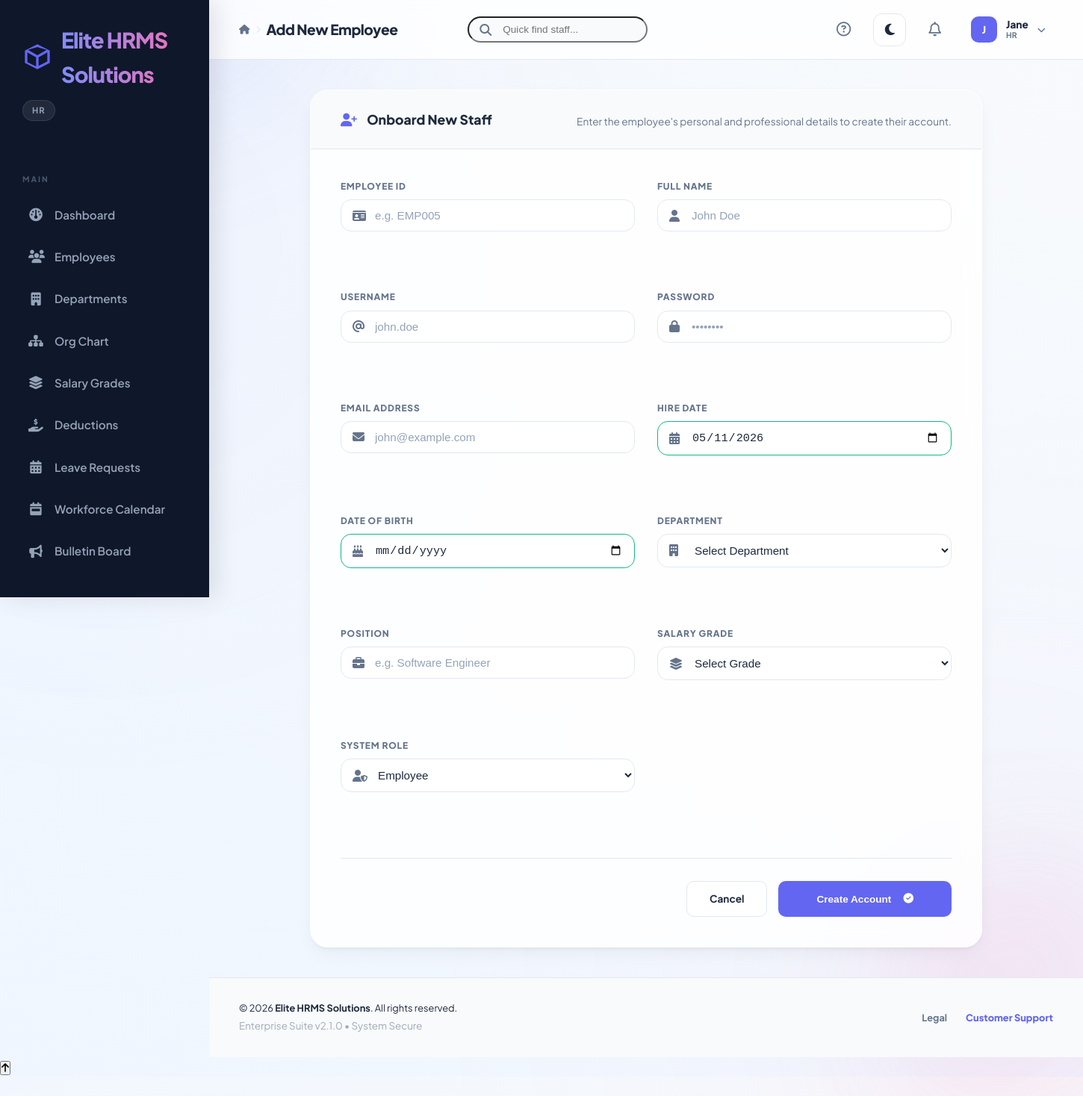
Screenshot of /admin/employee_add.php (signed in) with the database file from the repository.
### tables this page shows
CREATE TABLE system_settings (
    id INT AUTO_INCREMENT PRIMARY KEY,
    setting_key VARCHAR(50) NOT NULL UNIQUE,
    setting_value TEXT,
    updated_at TIMESTAMP DEFAULT CURRENT_TIMESTAMP ON UPDATE CURRENT_TIMESTAMP
);

CREATE TABLE employees (
    id INT AUTO_INCREMENT PRIMARY KEY,
    employee_id VARCHAR(20) UNIQUE NOT NULL,
    username VARCHAR(50) UNIQUE NOT NULL,
    password VARCHAR(255) NOT NULL,
    email VARCHAR(100) UNIQUE NOT NULL,
    full_name VARCHAR(100) NOT NULL,
    phone VARCHAR(20),
    address TEXT,
    department_id INT,
    position VARCHAR(100),
    salary_grade_id INT,
    dob DATE NULL,
    hire_date DATE,
    leave_balance INT DEFAULT 15,
    role ENUM('admin', 'employee', 'hr') DEFAULT 'employee',
    profile_pic VARCHAR(255) NULL,
    ui_accent VARCHAR(20) DEFAULT NULL,
    is_active BOOLEAN DEFAULT TRUE,
    created_at TIMESTAMP DEFAULT CURRENT_TIMESTAMP,
    updated_at TIMESTAMP DEFAULT CURRENT_TIMESTAMP ON UPDATE CURRENT_TIMESTAMP,
    FOREIGN KEY (department_id) REFERENCES departments(id) ON DELETE SET NULL,
    FOREIGN KEY (salary_grade_id) REFERENCES salary_grades(id) ON DELETE SET NULL
);

### includes/header.php (shortened to what the rows shown need)
<?php
require_once __DIR__ . '/session.php';
require_once __DIR__ . '/auth.php';
require_once __DIR__ . '/functions.php';
function get_header($title = "HR Payroll System") {
    $user = hr_get_current_user();
    $role = $_SESSION['role'] ?? 'employee';
?>
<!DOCTYPE html>
<html lang="en">
<head>
    <link rel="stylesheet" href="<?php echo BASE_URL; ?>style.css">
    <link rel="stylesheet" href="https://cdnjs.cloudflare.com/ajax/libs/font-awesome/6.4.0/css/all.min.css">
</head>
<body class="sidebar-open">
    <div class="app-container">
        <aside class="sidebar" id="sidebar">
            <div class="sidebar-header">
                <div class="logo-wrapper">
                    <img src="<?php echo BASE_URL; ?>favicon.svg" alt="Logo" width="40">
                    <h2 style="background: linear-gradient(to right, #818cf8, #f472b6, #818cf8); background-size: 200% auto; -webkit-background-clip: text; -webkit-text-fill-color: transparent; animation: textShine 3s linear infinite;"><?php echo get_setting('company_name') ?? 'HRMS'; ?></h2>
                </div>
            </div>
        </aside>
        <main class="main-content">
            <header class="top-bar">
                <div class="top-bar-left">
                    <div class="breadcrumb">
                        <div style="display: flex; align-items: center; gap: 8px;">
                            <h1 style="margin: 0; font-size: 1.2rem;"><?php echo $title; ?></h1>
                        </div>
                    </div>
                </div>
                <div class="user-info">
                    <div class="profile-wrapper" style="position: relative;">
                        <div id="profile-trigger" style="display: flex; align-items: center; gap: 12px; cursor: pointer; padding: 5px 10px; border-radius: 12px; transition: background 0.3s;">
                            <?php
                            $pic = get_profile_pic($user);
                            if ($pic): ?>
                                <img src="<?php echo $pic; ?>" alt="User" style="width: 35px; height: 35px; border-radius: 10px; object-fit: cover; border: 1px solid var(--border);">
                            <?php else: ?>
                                <div style="width: 35px; height: 35px; border-radius: 10px; background: var(--primary); color: white; display: flex; align-items: center; justify-content: center; font-size: 0.85rem; font-weight: 800;">
                                    <?php echo strtoupper(substr($user['full_name'] ?? 'U', 0, 1)); ?>
                                </div>
                            <?php endif; ?>
                            <div style="display: flex; flex-direction: column; line-height: 1.1;">
                                <span style="font-weight: 800; font-size: 0.85rem; color: var(--text-main);"><?php echo explode(' ', $user['full_name'] ?? 'User')[0]; ?></span>
                                <small style="font-size: 0.65rem; color: var(--text-muted); text-transform: uppercase; font-weight: 700;"><?php echo $role; ?></small>
                            </div>
                            <i class="fas fa-chevron-down" style="font-size: 0.7rem; color: var(--text-muted);"></i>
                        </div>
                    </div>
                </div>
            </header>
<?php
}
?>

### includes/footer.php (shortened to what the rows shown need)
            <footer class="app-footer no-print" style="padding: 30px 40px; border-top: 1px solid var(--border); display: flex; justify-content: space-between; align-items: center; background: var(--bg-app); margin-top: auto;">
                <div>
                    <p style="font-size: 0.8rem; color: var(--text-main); margin: 0;">&copy; <?php echo date('Y'); ?> <strong><?php echo get_setting('company_name') ?? 'Elite HRMS'; ?></strong>. All rights reserved.</p>
                </div>
            </footer>
        </main>
    </div>
</body>
</html>

### rows the page displays
system_settings: setting_value "Elite HRMS Solutions"
employees: full_name "J", full_name "Jane"

### other values shown
$role "HR"
$title "Add New Employee"
